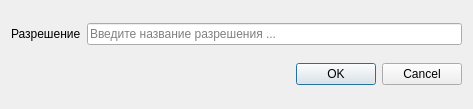
<?xml version="1.0" encoding="UTF-8"?>
<ui version="4.0">
 <class>AddPromissionDialog</class>
 <widget class="QDialog" name="AddPromissionDialog">
  <property name="geometry">
   <rect>
    <x>0</x>
    <y>0</y>
    <width>473</width>
    <height>109</height>
   </rect>
  </property>
  <property name="windowTitle">
   <string>Dialog</string>
  </property>
  <layout class="QGridLayout" name="gridLayout">
   <item row="0" column="0">
    <widget class="QLabel" name="label">
     <property name="text">
      <string>Разрешение</string>
     </property>
    </widget>
   </item>
   <item row="0" column="1">
    <widget class="QLineEdit" name="lineEdit">
     <property name="maxLength">
      <number>50</number>
     </property>
     <property name="placeholderText">
      <string>Введите название разрешения ...</string>
     </property>
    </widget>
   </item>
   <item row="1" column="0" colspan="2">
    <widget class="QDialogButtonBox" name="buttonBox">
     <property name="orientation">
      <enum>Qt::Horizontal</enum>
     </property>
     <property name="standardButtons">
      <set>QDialogButtonBox::Cancel|QDialogButtonBox::Ok</set>
     </property>
    </widget>
   </item>
  </layout>
 </widget>
 <resources/>
 <connections>
  <connection>
   <sender>buttonBox</sender>
   <signal>accepted()</signal>
   <receiver>AddPromissionDialog</receiver>
   <slot>accept()</slot>
   <hints>
    <hint type="sourcelabel">
     <x>248</x>
     <y>254</y>
    </hint>
    <hint type="destinationlabel">
     <x>157</x>
     <y>274</y>
    </hint>
   </hints>
  </connection>
  <connection>
   <sender>buttonBox</sender>
   <signal>rejected()</signal>
   <receiver>AddPromissionDialog</receiver>
   <slot>reject()</slot>
   <hints>
    <hint type="sourcelabel">
     <x>316</x>
     <y>260</y>
    </hint>
    <hint type="destinationlabel">
     <x>286</x>
     <y>274</y>
    </hint>
   </hints>
  </connection>
 </connections>
</ui>
